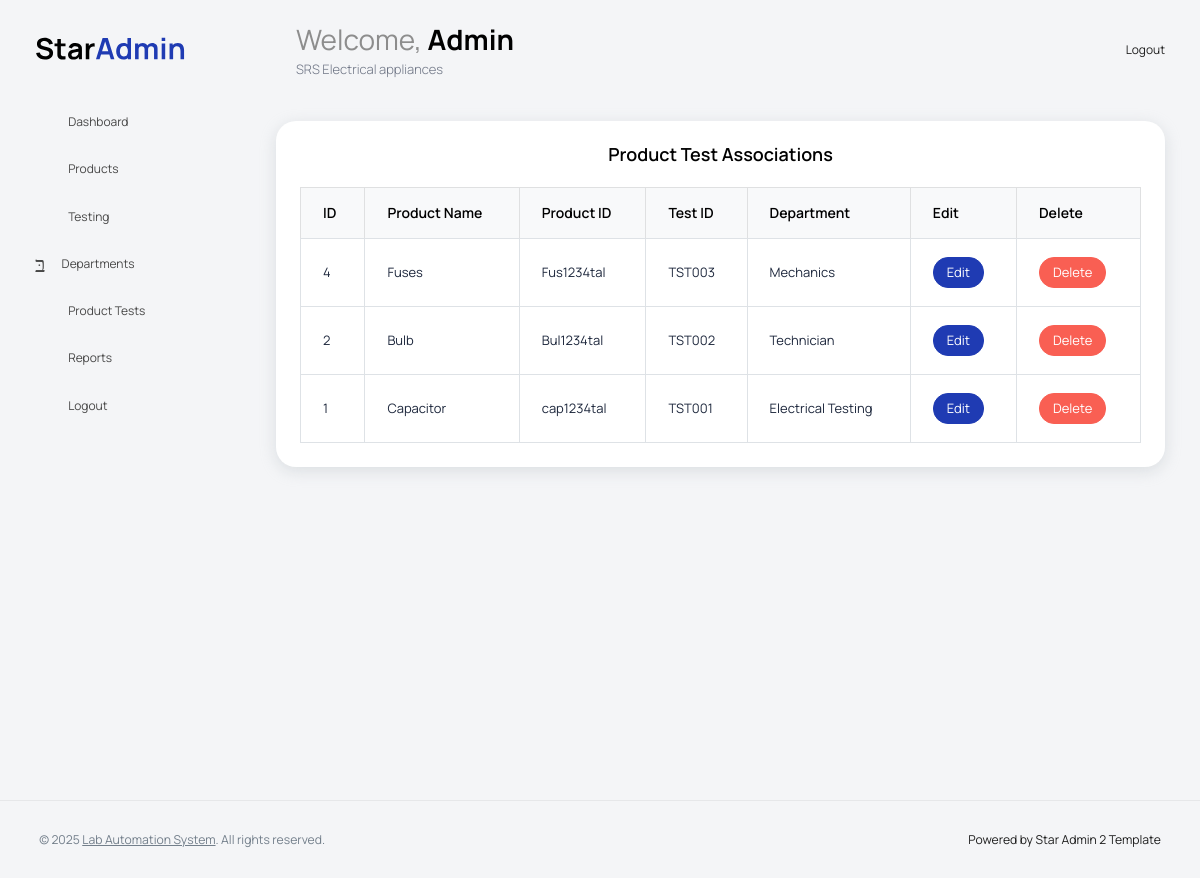
Screenshot of /modules/product_test/show_product_test.php with the database file from the repository.
### tables this page shows
CREATE TABLE `product_tests` (
  `id` int(11) NOT NULL,
  `product_id` varchar(10) DEFAULT NULL,
  `test_id` varchar(12) DEFAULT NULL,
  `department_id` int(11) DEFAULT NULL
);

CREATE TABLE `products` (
  `id` int(11) NOT NULL,
  `product_id` varchar(10) NOT NULL,
  `product_name` varchar(255) DEFAULT NULL,
  `revision` varchar(10) DEFAULT NULL,
  `manufacture_number` varchar(50) DEFAULT NULL,
  `created_at` datetime DEFAULT current_timestamp()
);

CREATE TABLE `tests` (
  `id` int(11) NOT NULL,
  `test_id` varchar(12) NOT NULL,
  `product_id` varchar(10) DEFAULT NULL,
  `test_type_id` int(11) DEFAULT NULL,
  `tested_by` varchar(100) DEFAULT NULL,
  `STATUS` enum('Passed','Failed','Pending') DEFAULT NULL,
  `remarks` text DEFAULT NULL,
  `criteria` text DEFAULT NULL,
  `observed_output` text DEFAULT NULL,
  `created_at` datetime DEFAULT current_timestamp()
);

CREATE TABLE `departments` (
  `id` int(11) NOT NULL,
  `NAME` varchar(100) DEFAULT NULL,
  `description` text DEFAULT NULL
);

### modules/product_test/show_product_test.php (the view, shortened to what this page needs)
<?php
include("../../includes/header.php");
$sql = "SELECT
          pt.id,
          p.product_name,
          p.product_id,
          t.test_id,
          d.name AS department_name
        FROM product_tests pt
        LEFT JOIN products p ON pt.product_id = p.product_id
        LEFT JOIN tests t ON pt.test_id = t.test_id
        LEFT JOIN departments d ON pt.department_id = d.id
        ORDER BY pt.id DESC";
$result = $conn->query($sql);
?>
<div class="container-fluid page-body-wrapper">
  <?php include("../../includes/sidebar.php"); ?>
  <div class="main-panel">
    <div class="content-wrapper">
      <div class="row">
        <div class="col-lg-12 stretch-card">
          <div class="card">
            <div class="card-body">
              <h4 class="card-title text-center mb-4">Product Test Associations</h4>
              <div class="scrollable-table">
                <table class="table table-bordered w-100 text-dark">
                  <thead class="table-light">
                    <tr>
                      <th>ID</th>
                      <th>Product Name</th>
                      <th>Product ID</th>
                      <th>Test ID</th>
                      <th>Department</th>
                      <th>Edit</th>
                      <th>Delete</th>
                    </tr>
                  </thead>
                  <tbody>
                    <?php
                    if ($result->num_rows > 0) {
                      while ($row = $result->fetch_assoc()) {
                    ?>
                      <tr>
                        <td><?= $row['id']; ?></td>
                        <td><?= $row['product_name']; ?></td>
                        <td><?= $row['product_id']; ?></td>
                        <td><?= $row['test_id']; ?></td>
                        <td><?= $row['department_name']; ?></td>
                        <td>
                          <a href="edit_product_test.php?id=<?= $row['id']; ?>" class="btn btn-sm btn-primary">Edit</a>
                        </td>
                        <td>
                          <a href="show_product_test.php?id=<?= $row['id']; ?>" class="btn btn-sm btn-danger" onclick="return confirm('Are you sure you want to delete this association?')">Delete</a>
                        </td>
                      </tr>
                    <?php
                      }
                    } else {
                      echo "<tr><td colspan='7' class='text-center'>No records found.</td></tr>";
                    }
                    ?>
                  </tbody>
                </table>
              </div>
            </div>
          </div>
        </div>
      </div>
    </div>
  </div>
</div>
<?php include("../../includes/footer.php"); ?>

### modules/product_test/show_product_test.php (style rules this page uses)
.scrollable-table { overflow-x: auto; }
table th, table td { white-space: nowrap; }

### rows the page displays
product_tests: id "4", products.product_name "Fuses", products.product_id "Fus1234tal", tests.test_id "TST003", department.NAME "Mechanics"
product_tests: id "2", products.product_name "Bulb", products.product_id "Bul1234tal", tests.test_id "TST002", department.NAME "Technician"
product_tests: id "1", products.product_name "Capacitor", products.product_id "cap1234tal", tests.test_id "TST001", department.NAME "Electrical Testing"

### other values shown
$admin_name "Admin"
